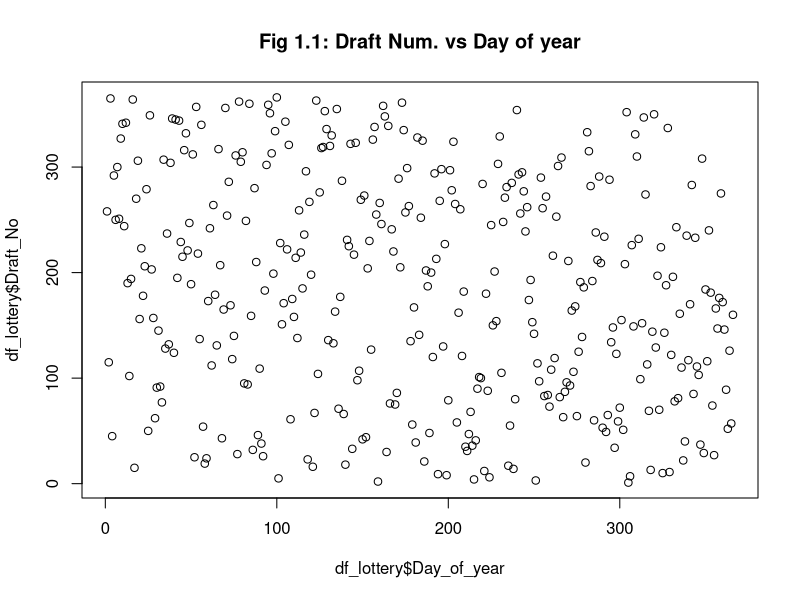
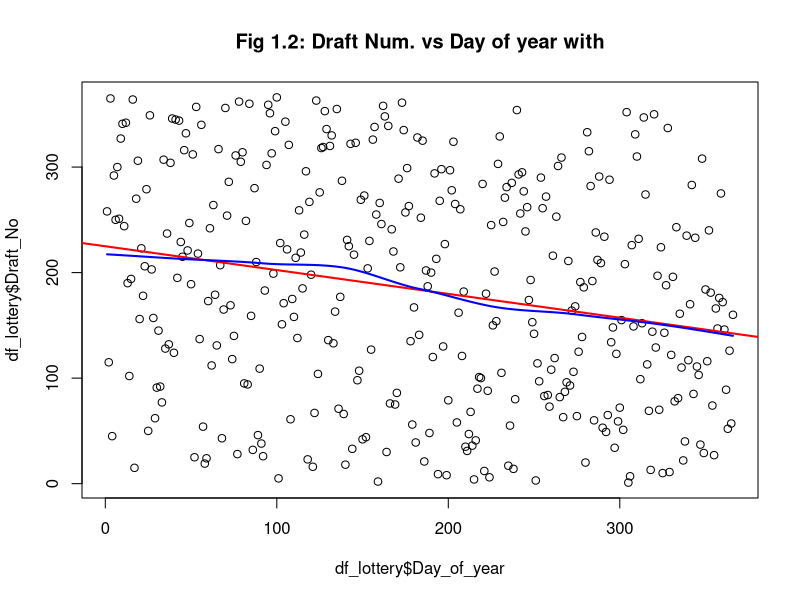
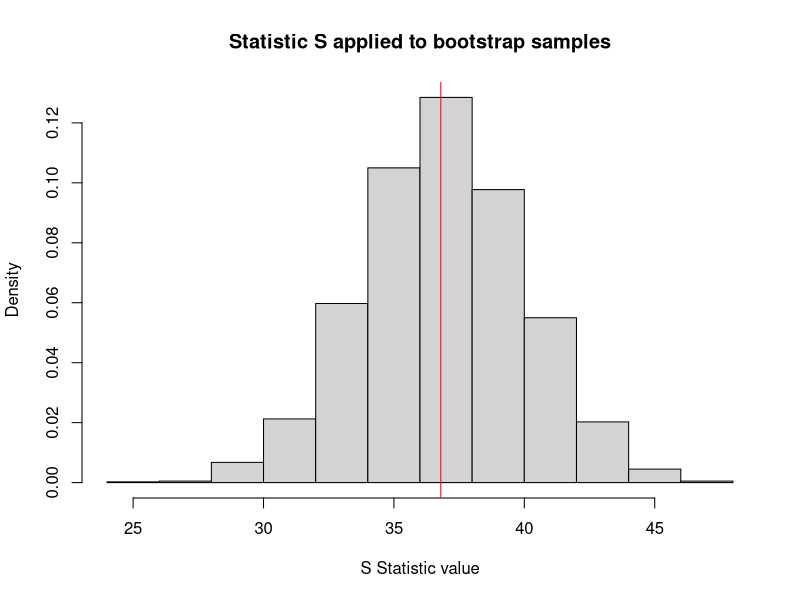
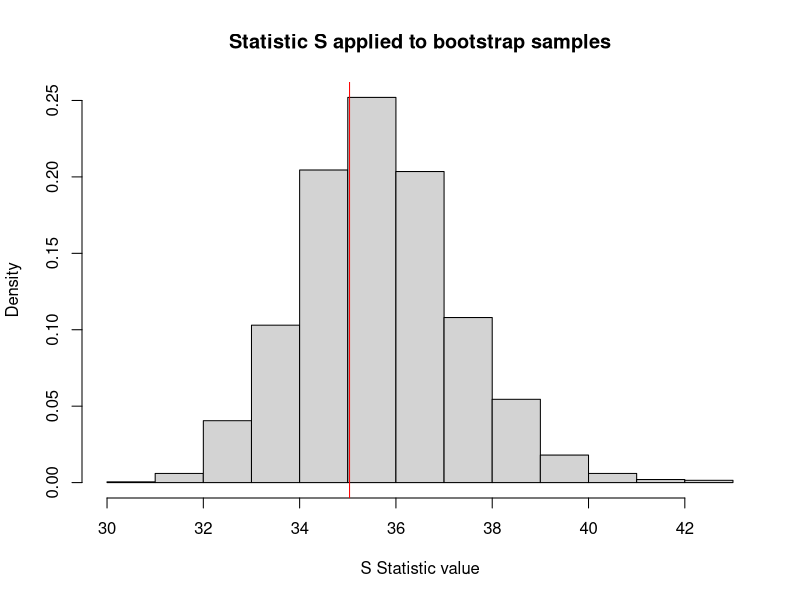
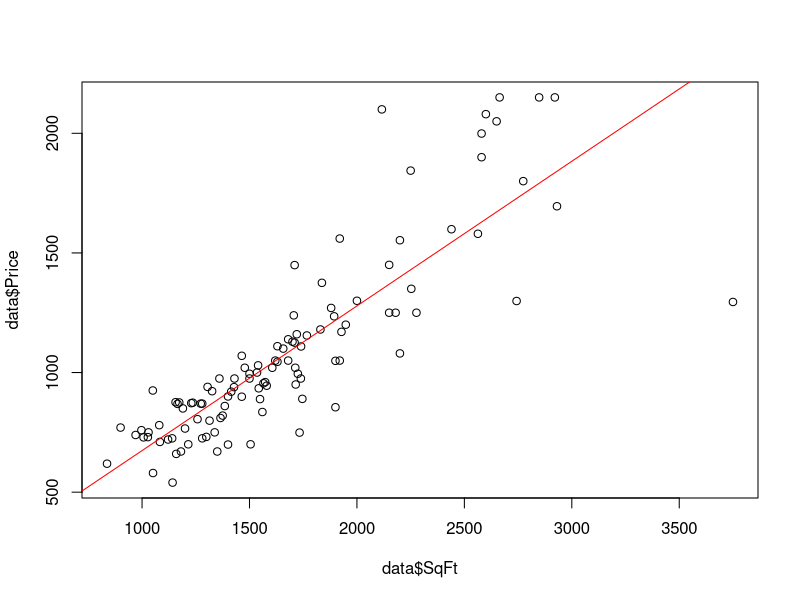

Generate these figures, in order, with R: (Note: a time limit stopped this script after it produced the figures.)
## ---- chunk 1
# Setup packages and data

library(magrittr)
library(dplyr)
library(boot)

# Read lottery data
df_lottery <- read.table("lottery.txt", col.names = c("Draft_No", "Day_of_year", "Letter_rank"))

## ---- chunk 2
# Question 1.1

plot(y=df_lottery$Draft_No,
     x=df_lottery$Day_of_year,
     main = "Fig 1.1: Draft Num. vs Day of year")

## ---- chunk 3
# Question 1.2

# Fit a regular linear model
linmod_curve <- lm(data = df_lottery,
                   Draft_No ~ Day_of_year)

# Fit a loess model
loess_curve <- loess(data = df_lottery,
                     Draft_No ~ Day_of_year)

# Add loess fitted values to dataframe
df_lottery <- df_lottery %>% mutate(loess_fitted = loess_curve$fitted)

# Plot data along with both fitted curves
p_linmod_curve <- plot(y=df_lottery$Draft_No,
                       x=df_lottery$Day_of_year,
                       main = "Fig 1.2: Draft Num. vs Day of year with")
# Add lm line
abline(b = linmod_curve$coefficients[2], a = linmod_curve$coefficients[1], col="red", lwd=2)

# Add loess curve
loess_data <- df_lottery %>% arrange(Day_of_year)
points(x=loess_data$Day_of_year, loess_data$loess_fitted, type = "l", col="blue", lwd = 2)

## ---- chunk 4
# Question 1.3

# Create an S-statistic function
statistic_1 <- function(data, indexes){
  data <- data[indexes]
  S <- (1/length(indexes)) * sum(abs(data-mean(df_lottery$Day_of_year[indexes])))
}

# Perform a test on the fitted data
result <- boot(loess_curve$fitted, statistic = statistic_1, R=2000)

print(boot.ci(result))

cat("\nS estimate:", result$t0)

cat("\nEstimated p-value:", mean(result$t >= result$t0))

## ---- chunk 5
# Question 1.4

# Function to test null hypothesis: that the lottery is
# 
# (----> uniformly <----)
# 
# random
test_null <- function(data, B){
  # Train a loess model
  loess_hypotest <- loess(data = data,
                          Draft_No ~ Day_of_year)
  
  # Generate Bootstrap samples
  result <- boot(loess_hypotest$fitted, statistic = statistic_1, R=B)
  
  # Plot histogram of statistic applied to the Bootstrap samples
  hist(result$t,
       freq = F,
       main = "Statistic S applied to bootstrap samples",
       xlab = "S Statistic value")
  # Add a red line for the observation of S on the original data
  abline(v=result$t0, col="red")
  
  return(list("Estimate" = result$t0, "p_value" = mean(result$t >= result$t0)))
}

## ---- chunk 6
# Question 1.5

# Specify some k number of dates for special treatment
k <- 40

# Create a new df with k consecutive dates in the end of the year
df_consecutive_k <- data.frame("Draft_No" = c(sample(1:(366-k),size=366-k),
                                                   (366-k+1):366),
                               "Day_of_year" = 1:366)


# Create a vector of dates in blocks of size floor(k/3)
dates_in_blocks <- split(1:366, ceiling(1:366/floor(k/3))) %>%
  sample() %>%
  unlist()

# Create a new df with dates in blocks of floor(k/3) dates
df_blocks_k <- data.frame("Draft_No" = dates_in_blocks,
                          "Day_of_year" = 1:366)


# Run Tests
cat("Lottery with", k, "consecutive dates at the end:\n")
test_null(df_consecutive_k, 2000)
cat("Lottery with blocks of", floor(k/3), "dates\n")
test_null(df_blocks_k, 2000)

## ---- chunk 7
# Question 2.1
data<-read.csv2("prices1.csv")
plot(data$SqFt,data$Price)

model<-lm(Price ~ SqFt, data = data)

lines(1:3750,model$coefficients[1]+model$coefficients[2]*(1:3750), col = "red")
## ---- chunk 8
#Question 2.1

#Price = b + a1*SqFt + a2*(SqFt - c)

sum(model$residuals^2)

min<-function(c,data){
  data$para<-ifelse(data$SqFt>c,data$SqFt-c,0)
  model2<-lm(Price ~ SqFt + para, data = data)
  sum(model2$residuals^2)
}


opt<-optim(2000,min,data= data,method = "Brent",lower = -500, upper = 4000)       #setting inital value as 2000 as mentioned in the assignment 
opt



#Using the optimum value of c found in the model:
data$para<-ifelse(data$SqFt>opt$par,data$SqFt-opt$par,0)
model3<-lm(Price ~ SqFt + para, data = data)
model3
sum(model3$residuals^2) #RSS value

## ---- chunk 9
#Question 2.3

#110 rows 
data<-read.csv2("prices1.csv")


value_c<-c()
for (i in 1:10000){
  #if (i %% 50 == 0) {print(sprintf("Iteration %d",i))}
  index<-sample(1:110,110,replace = TRUE)
  data2<-data[index,]
  
  min<-function(c,data){
    data$para<-ifelse(data$SqFt>c,data$SqFt-c,0)
    model2<-lm(Price ~ SqFt + para, data = data)
    sum(model2$residuals^2)
  }
  
  c_opt<-optim(2000,min,data= data2,method = "Brent",lower = -500, upper = 4000)   
  value_c<-c(value_c,c_opt$par)
}

#value_c
hist(value_c)
#based on the plot, we can see 2 peaks, it looks like 2 Gaussian. 



#Bootstrap bias correction
2*opt$par-sum(value_c)/10000


#Variance
sum((value_c-mean(value_c))^2)/9999

library(boot)


stat<-function(data,index){
  data2<-data[index,]
  
  min<-function(c,data){
    data$para<-ifelse(data$SqFt>c,data$SqFt-c,0)
    model2<-lm(Price ~ SqFt + para, data = data)
    sum(model2$residuals^2)
  }
  
  c_opt<-optim(2000,min,data= data2,method = "Brent",lower = -500, upper = 4000)   
  c_opt$par
}
  
  
var<-boot(data = data,stat , R = 10000)
plot(var)

#the value of c from the entire data
t0<-var$t0

#the values of c from the bootstrap data
t<-var$t

#Confidence Interval 
suppressWarnings(boot.ci(var))
## ---- chunk 10
#Question 2.4

value_c_2<-c()
for (i in 1:110){
  #if (i %% 50 == 0) {print(sprintf("Iteration %d",i))}
  data3<-data[-i,]
  
  min<-function(c,data){
    data$para<-ifelse(data$SqFt>c,data$SqFt-c,0)
    model2<-lm(Price ~ SqFt + para, data = data)
    sum(model2$residuals^2)
  }
  
  c_opt<-optim(2000,min,data= data3,method = "Brent",lower = -500, upper = 4000)   
  value_c_2<-c(value_c_2,c_opt$par)
}

#value_c_2

#variance

term1<-nrow(data)*var$t0 - (nrow(data)-1)*(value_c_2)

term2<-sum(value_c_2)/nrow(data)

sum((term1-term2)^2)/(nrow(data)*(nrow(data)-1))

## ---- chunk 11
#Question 2.5
suppressWarnings(boot.ci(var))
